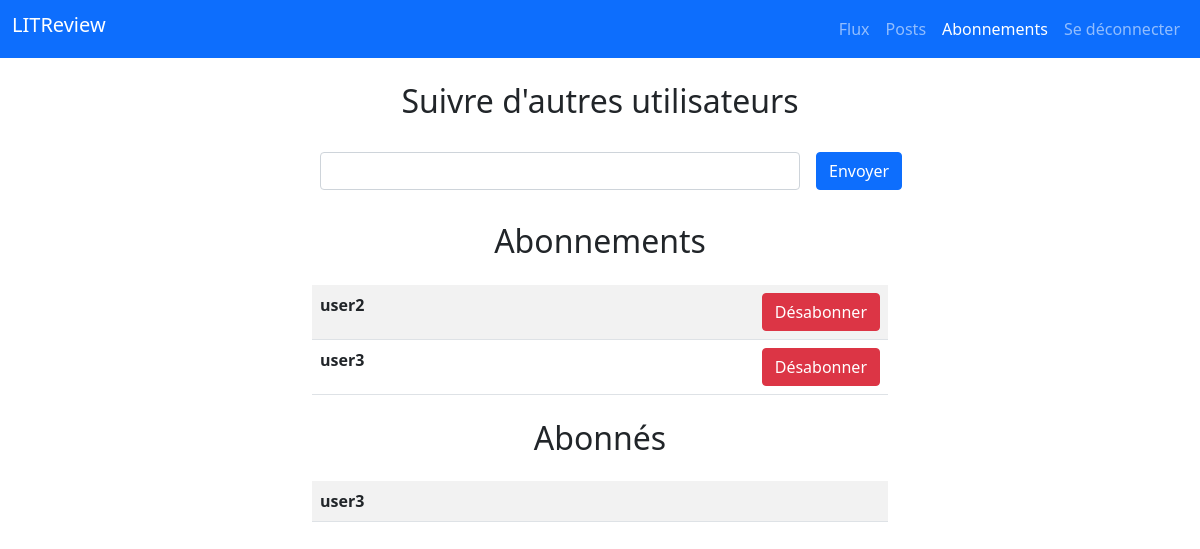
Before: /following/ (signed in) with the older database file.
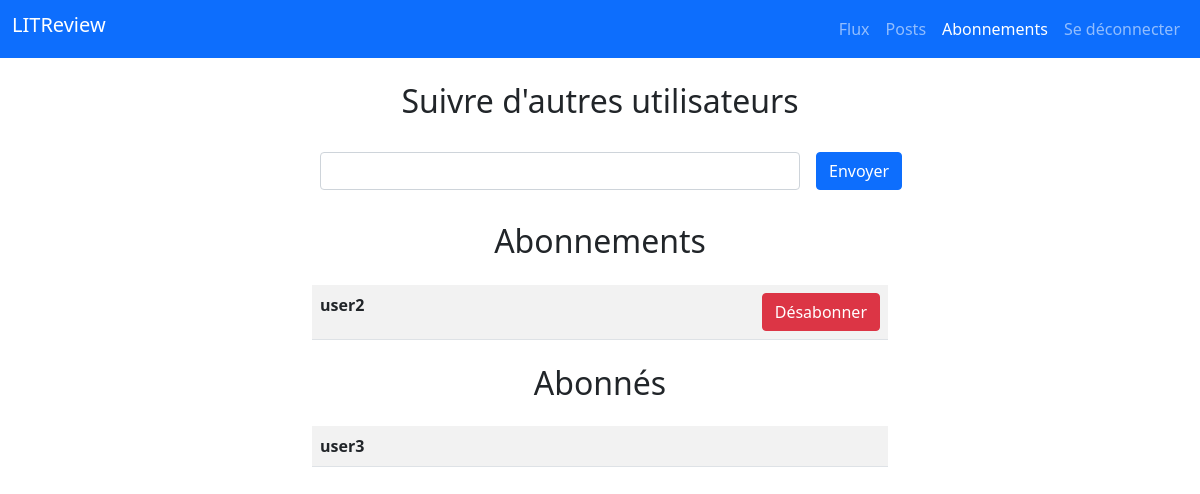
After: the same page with the newer database file.
### review/models.py (models this page shows)
class UserFollows(models.Model):
    user = models.ForeignKey(to=settings.AUTH_USER_MODEL,
                             on_delete=models.CASCADE,
                             related_name='following')
    followed_user = models.ForeignKey(to=settings.AUTH_USER_MODEL,
                                      on_delete=models.CASCADE,
                                      related_name='followed_by')
    class Meta:
        unique_together = ('user', 'followed_user', )

### authentication/models.py (models this page shows)
class User(AbstractUser):
    pass

### review/views.py (the view, shortened to what this page needs)
# urls.py: path('following/', review.views.following, name='following'),
@login_required
def following(request):
    form = forms.UserFollowsForm(user=request.user)
    followed_users = models.UserFollows.objects.filter(user=request.user)
    following_users = models.UserFollows.objects.filter(followed_user=request.user)
    context = {
        'form': form,
        'followed_users': followed_users,
        'following_users': following_users,
        'navbar': 'following',
    }
    return render(request, 'review/following.html',
                  context=context)

### review/forms.py
class UserFollowsForm(forms.ModelForm):
    def __init__(self, user, data=None, *args, **kwargs):
        if data is not None:
            data = data.copy()
            user_to_follow = get_object_or_404(User, username=data['followed_user'])
            if data['followed_user']:
                data['followed_user'] = user_to_follow.id
        super().__init__(data=data, *args, **kwargs)
        self.choices = User.objects.all().exclude(
            Q(followed_by__in=user.following.all()) |
            Q(id=user.id)
        ).values('username')
        self.fields['followed_user'].widget = forms.TextInput(attrs={'list': 'followed_users'})
    class Meta:
        model = models.UserFollows
        fields = ['followed_user']

### review/templates/review/following.html (shortened to what this page needs)
{% extends 'base.html' %}
{% load widget_tweaks %}
{% block content %}
    <h2 class="text-center m-4">Suivre d'autres utilisateurs</h2>
    <form autocomplete="off" method="post" enctype="multipart/form-data">
        <div class="d-flex">
        {% for field in form.visible_fields %}
            <div class="form-group col-10 m-2">
                {{ field|add_class:'form-control' }}
            </div>
        {% endfor %}
        <button type="submit" class="btn btn-primary m-2">Envoyer</button>
        </div>
    </form>
    <h2 class="text-center m-4">Abonnements</h2>
        {% if followed_users %}
        <table class="table table-striped table-hover">
            {% for user_follows in followed_users %}
                <tr>
                    <th class="col-10">{{ user_follows.followed_user.username }}</th>
                    <th><a href="{% url 'unfollow' user_follows.id %}" class="btn btn-danger">Désabonner</a></th>
                </tr>
            {% endfor %}
        </table>
        {% else %}
            <p class="text-center">C'est bien vide... commençons par suivre d'autres utilisateurs !</p>
        {% endif %}
    <h2 class="text-center m-4">Abonnés</h2>
    {% if following_users %}
        <table class="table table-striped table-hover">
            {% for user_follows in following_users %}
                <tr>
                    <th>{{ user_follows.user.username }}</th>
                </tr>
            {% endfor %}
        </table>
    {% else %}
        <p class="text-center">Vous n'êtes suivi par aucun utilisateur.</p>
    {% endif %}
{% endblock %}

Changed rows visible on the page:
removed UserFollows: followed_user.username "user3", shown under "Abonnements"
